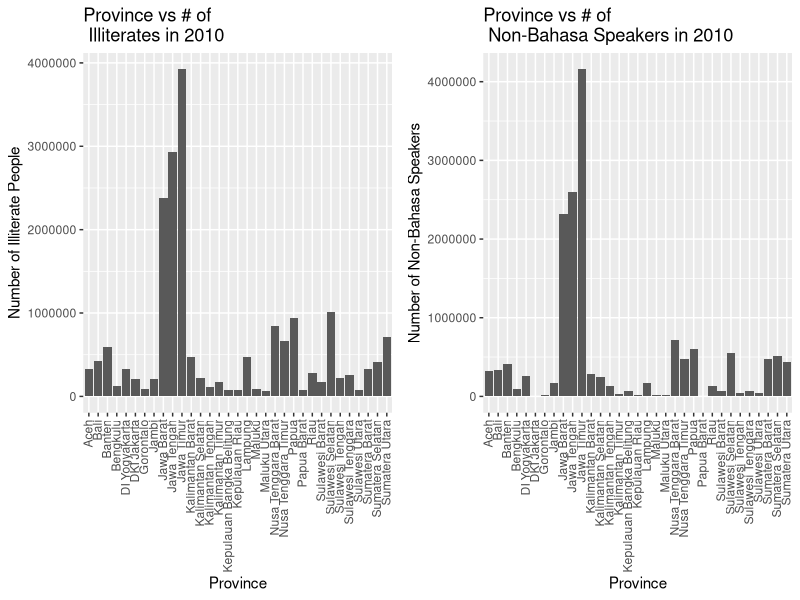
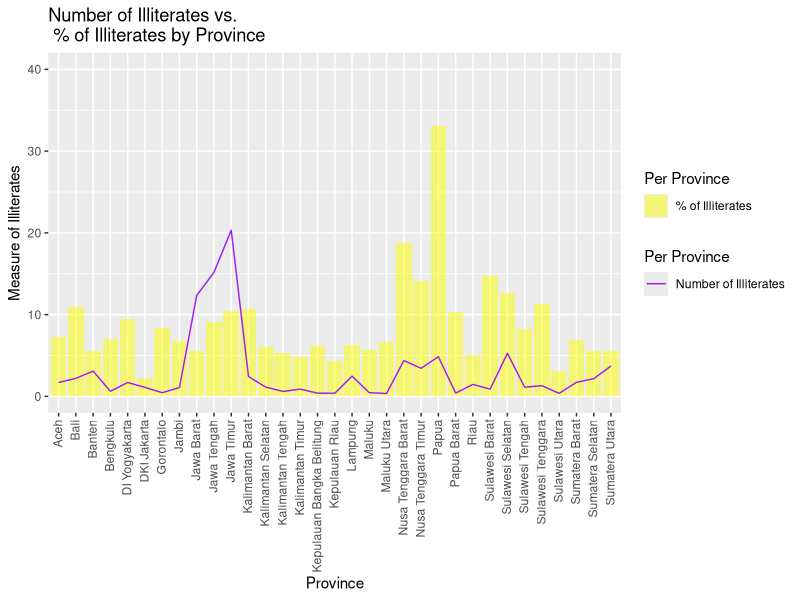
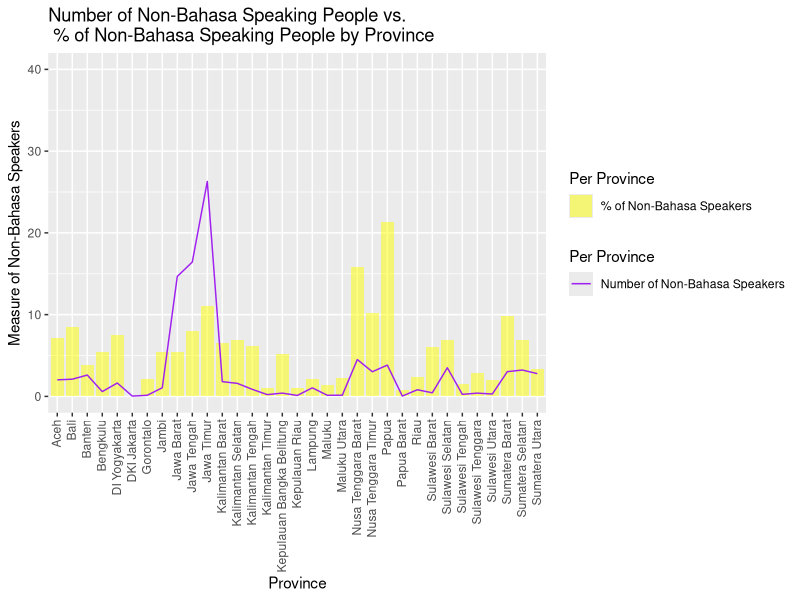
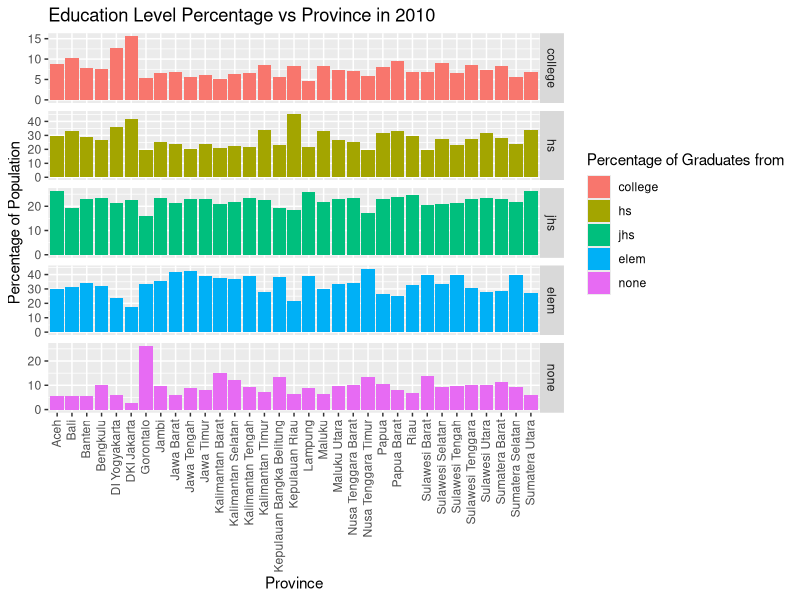
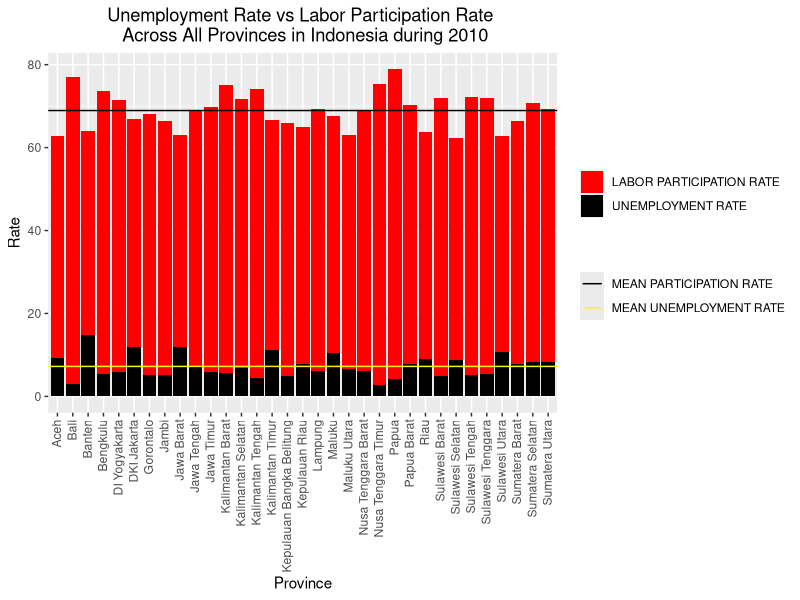
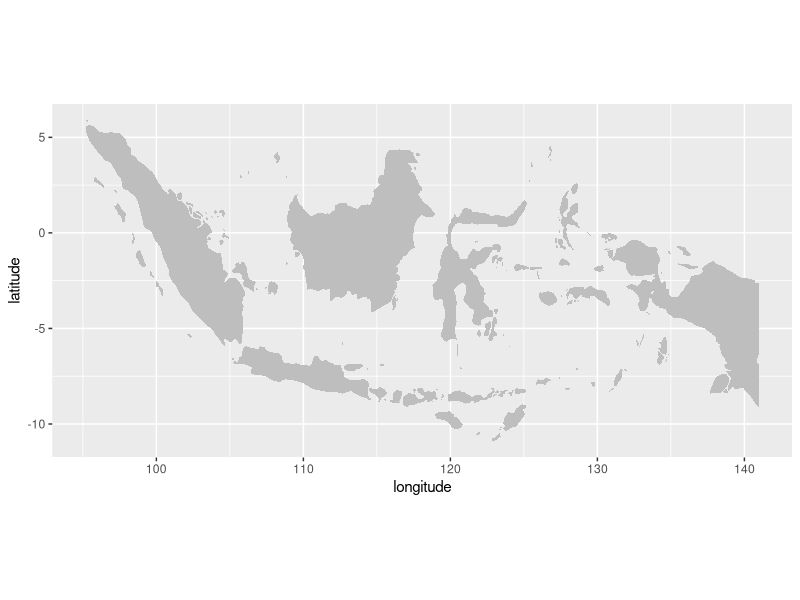
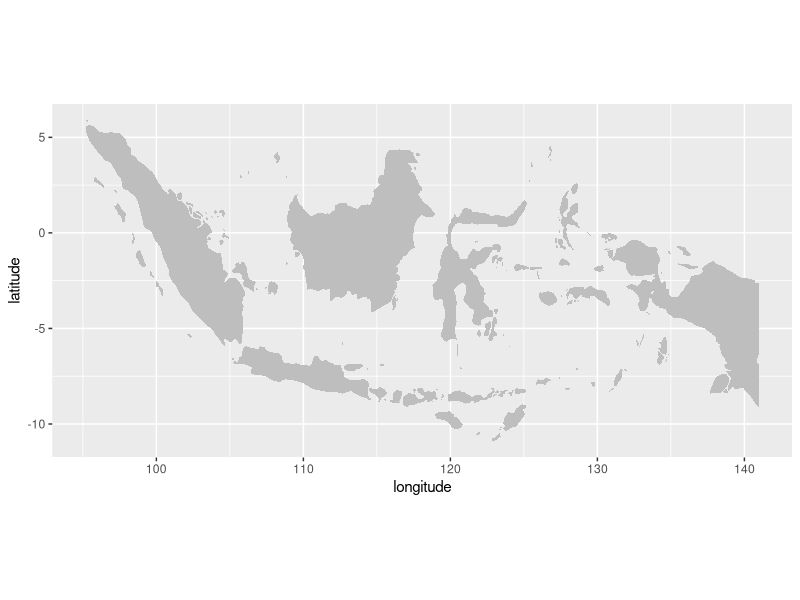
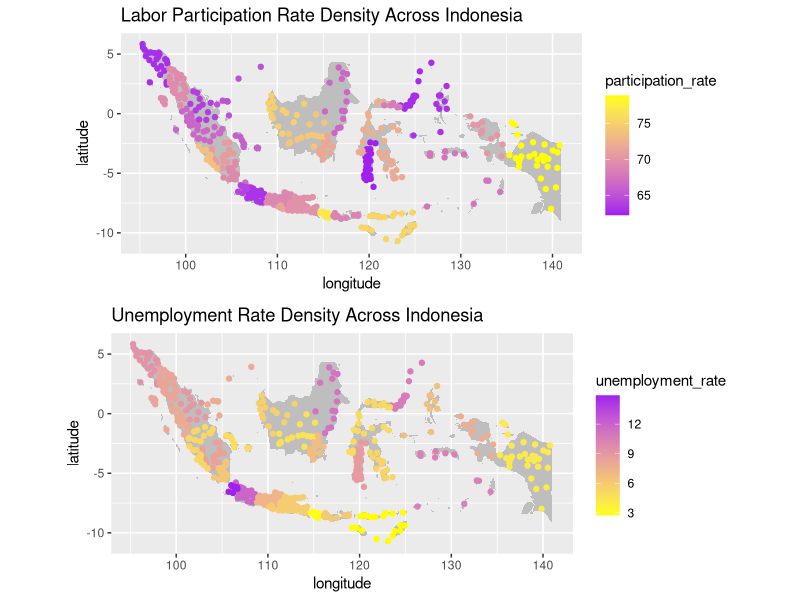

These charts were generated, in order, by the following R code:
## ---- chunk 1
# Initial configurations to clear the workspace and set to print numeric values 
options(scipen = 9999)
rm(list=ls())
## ---- chunk 2
# install packages command: > install.packages("package_name")
library(ggplot2)
library(dplyr)
library(gridExtra)
library(reshape)
library(maps)
## ---- chunk 3
# Proceed by importing Literacy Rate data into 'literacy' data frame
literacy <- read.csv("literacy_data.csv")
str(literacy)
## ---- chunk 4
no_read <- aggregate(literacy$tidak_baca_tulis, list(province = literacy$nama_provinsi), sum)
no_speak <- aggregate(literacy$tidak_berbahasa_indonesia, list(province = literacy$nama_provinsi), sum)
## ---- chunk 5
literacy_clean <- left_join(no_read, no_speak, by = "province")
colnames(literacy_clean) <- c("province", "cant_read", "cant_speak_bahasa") # rename columns
## ---- chunk 6
rbind(head(literacy_clean, 2), tail(literacy_clean,2))
## ---- chunk 7
plot_lit1 <- ggplot(literacy_clean, aes(x = literacy_clean$province, y = literacy_clean$cant_read)) + geom_bar(stat = "identity") + theme(axis.text.x = element_text(angle = 90,vjust=0.4,hjust=1)) + xlab("Province") + ylab("Number of Illiterate People") + ggtitle("Province vs # of \n Illiterates in 2010")
plot_lit2 <- ggplot(literacy_clean, aes(x = literacy_clean$province, y = literacy_clean$cant_speak_bahasa)) + geom_bar(stat = "identity") + theme(axis.text.x = element_text(angle = 90,vjust=0.4,hjust=1))  + xlab("Province") + ylab("Number of Non-Bahasa Speakers") + ggtitle("Province vs # of \n Non-Bahasa Speakers in 2010")
## ---- chunk 8
grid.arrange(plot_lit1, plot_lit2, ncol=2)
## ---- chunk 9
sum_cant_read <- sum(literacy_clean$cant_read)
sum_cant_speak <- sum(literacy_clean$cant_speak_bahasa)
literacy_clean <- literacy_clean %>% mutate(percentage_noread = literacy_clean$cant_read/sum_cant_read * 100)
literacy_clean <- literacy_clean %>% mutate(percentage_nospeak = literacy_clean$cant_speak_bahasa/sum_cant_speak * 100)
## ---- chunk 10
population_2010 <- read.csv("tpt_provinsi_2010.csv") # importing 2010 population data
population_2010 <- select(population_2010, province, population)
data_per <- left_join(literacy_clean, population_2010, by = "province") # append population data
data_per <- mutate(data_per, cant_read_per = cant_read * 100 / population) # calculates percentage of illiterates per province
data_per <- mutate(data_per, cant_speak_per = cant_speak_bahasa * 100 / population) # calculates percentage of non-Bahasa speakers per province
## ---- chunk 11
cols1 <- c("Number of Illiterates" = "purple", "% of Illiterates" = "yellow")
plot_lit3 <- ggplot() +
  geom_bar(data = data_per, aes(x = data_per$province, y = data_per$cant_read_per, fill = "% of Illiterates"), stat = "identity", alpha = 0.5) +
  geom_line(data = literacy_clean, aes(x = literacy_clean$province, y = literacy_clean$percentage_noread, group = 1, color = "Number of Illiterates")) + 
  scale_colour_manual(name="Per Province",values=cols1) + scale_fill_manual(name="Per Province",values=cols1) + theme(axis.text.x = element_text(angle = 90,vjust=0.4,hjust=1))  + xlab("Province") + ylab("Measure of Illiterates") + ggtitle("Number of Illiterates vs. \n % of Illiterates by Province") + ylim(0,40)

cols2 <- c("Number of Non-Bahasa Speakers" = "purple", "% of Non-Bahasa Speakers" = "yellow")
plot_lit4 <- ggplot() +
  geom_bar(data = data_per, aes(x = data_per$province, y = data_per$cant_speak_per, fill = "% of Non-Bahasa Speakers"), stat = "identity", alpha = 0.5) +
  geom_line(data = literacy_clean, aes(x = literacy_clean$province, y = literacy_clean$percentage_nospeak, group = 1, color = "Number of Non-Bahasa Speakers")) + 
  scale_colour_manual(name="Per Province",values=cols2) + scale_fill_manual(name="Per Province",values=cols2) +
  theme(axis.text.x = element_text(angle = 90,vjust=0.4,hjust=1))  + xlab("Province") + ylab("Measure of Non-Bahasa Speakers") + ggtitle("Number of Non-Bahasa Speaking People vs. \n % of Non-Bahasa Speaking People by Province") + ylim(0,40)
## ---- chunk 12
plot_lit3 # illiterate percentage graph
plot_lit4 # non-Bahasa speakers percentage graph
## ---- chunk 13
education <- read.csv("education_demographic.csv")
## ---- chunk 14
# counts the overall TOTAL number of students in each respective education level by adding the male and female sums together
education <- mutate(education, total = jumlah_laki_laki + jumlah_perempuan)
## ---- chunk 15
# 'edu' only takes into account this new 'total' with respect to every education 'level' for each province. 
edu <- aggregate(education$total, list(province = education$nama_provinsi, level = education$tingkat_pendidikan), sum)
colnames(edu) <- c("province", "level", "total")
## ---- chunk 16
rbind(head(edu, 3), tail(edu,3))
## ---- chunk 17
edu_new <- cast(edu, province ~ level)
colnames(edu_new) <- c("province", "grad_college", "grad_elem", "grad_hs", "grad_jhs", "grad_no")
data <- left_join(literacy_clean, edu_new, by = "province")
## ---- chunk 18
# calculate percentage of students in each education level per province among the student population
data2 <- mutate(data, total = grad_college + grad_elem + grad_hs + grad_jhs + grad_no)
data2 <- mutate(data2, percent_college = (grad_college * 100) / total)
data2 <- mutate(data2, percent_elem = (grad_elem * 100) / total)
data2 <- mutate(data2, percent_hs = (grad_hs * 100) / total)
data2 <- mutate(data2, percent_jhs = (grad_jhs * 100) / total)
data2 <- mutate(data2, percent_no = (grad_no * 100) / total)
## ---- chunk 19
data_c1 <- select(data2, province, percent_college, percent_hs, percent_jhs, percent_elem, percent_no)
colnames(data_c1) <- c("province", "college", "hs", "jhs", "elem", "none")
data_c2 <- melt(data_c1, id = "province")
colnames(data_c2) <- c("province", "level", "percentage")
## ---- chunk 20
rbind(head(data_c2, 3), tail(data_c2,3))
## ---- chunk 21
plot_edu <- ggplot(data_c2, aes(x = data_c2$province, y = data_c2$percentage, fill = data_c2$level)) + geom_bar(stat = "identity", position = "dodge") + theme(axis.text.x = element_text(angle = 90,vjust=0.4,hjust=1))  + xlab("Province") + ylab("Percentage of Population") + ggtitle("Education Level Percentage vs Province in 2010") + facet_grid(data_c2$level~., scales = "free") + guides(fill=guide_legend(title="Percentage of Graduates from"))
## ---- chunk 22
plot_edu # education demographic graph
## ---- chunk 23
# importing unemployment rate and labor participation rate data
unemployment_2010 <- read.csv("tpt_provinsi_2010.csv")
## ---- chunk 24
cols <- c("LABOR PARTICIPATION RATE"="RED", "UNEMPLOYMENT RATE" = "BLACK", "MEAN UNEMPLOYMENT RATE" = "YELLOW", "MEAN PARTICIPATION RATE" = "BLACK")
plot_unempl1 <- ggplot() +
      # participation rate
      geom_bar(data=unemployment_2010, aes(x = unemployment_2010$province, y = unemployment_2010$participation_rate,fill = "LABOR PARTICIPATION RATE"),stat = "identity", alpha = 1) +
      #unemployment rate
      geom_bar(data=unemployment_2010, aes(x = unemployment_2010$province, y = unemployment_2010$unemployment_rate, fill = "UNEMPLOYMENT RATE"),stat = "identity") +
  theme(axis.text.x = element_text(angle = 90,vjust=0.4,hjust=1), plot.title = element_text(hjust = 0.5))  + xlab("Province") + ylab("Rate") + scale_fill_manual(name="",values= cols) + ggtitle("Unemployment Rate vs Labor Participation Rate \n Across All Provinces in Indonesia during 2010") + geom_hline(aes(yintercept = mean(unemployment_2010$unemployment_rate), color = "MEAN UNEMPLOYMENT RATE")) + geom_hline(aes(yintercept = mean(unemployment_2010$participation_rate), color = "MEAN PARTICIPATION RATE")) + scale_color_manual(name = "", values = cols)
## ---- chunk 25
plot_unempl1 # unemployment rate and labor participate rate graph
## ---- chunk 26
world <- map_data("world")
id <- subset(world, region == "Indonesia")
id_map <- ggplot(data = id, mapping = aes(x = long, y = lat, group = group)) + coord_fixed(1.3) + geom_polygon(fill = "gray") + xlab("longitude") + ylab("latitude")
id_map
## ---- chunk 27
id_map # map of Indonesia from the 'maps' package
## ---- chunk 28
# import education data and add sum variable
edu_map <- read.csv("education_demographic.csv") 
edu_map <- mutate(edu_map, total = jumlah_laki_laki + jumlah_perempuan)

# restructure education levels as columns
data_edu <- select(edu_map, longitude, latitude, kode_provinsi, kode_kabkota, nama_provinsi, nama_kabkota, tingkat_pendidikan, total)
data_edu <- cast(data_edu, nama_kabkota ~ tingkat_pendidikan) 
colnames(data_edu) <- c("subregion", "grad_college", "grad_elem", "grad_hs", "grad_jhs", "grad_no")

# extract columns that contribute to the mapping of coordinates (long, lat, subregion, etc)
data_coord <- select(edu_map, longitude, latitude, kode_provinsi, kode_kabkota, nama_provinsi, nama_kabkota)
colnames(data_coord) <- c("long", "lat", "group", "order", "region", "subregion")
data_coord <- distinct(data_coord) # removes duplicate rows 

# appends the education level columns to the longitude and langtitude columns 
edu_map <- left_join(data_coord, data_edu, by = "subregion")

# appends unemployment rate and labor participation rate data to finalize data frame for mapping
unempl_map <- unemployment_2010
colnames(unempl_map) <- c("region", "unemployment_rate", "participation_rate", "population")
plot_mapping <- left_join(edu_map, unempl_map, by = "region")
plot_mapping$region <- as.factor(plot_mapping$region)
## ---- chunk 29
labor_map <- id_map + geom_point(data = plot_mapping, aes(x = long, y = lat, color = participation_rate))+scale_color_continuous(low = "purple",high="yellow") + ggtitle("Labor Participation Rate Density Across Indonesia")
unempl_map <- id_map + geom_point(data = plot_mapping, aes(x = long, y = lat, color = unemployment_rate))+scale_color_continuous(low = "yellow",high="purple") + ggtitle("Unemployment Rate Density Across Indonesia")
## ---- chunk 30
grid.arrange(labor_map, unempl_map, nrow=2)
